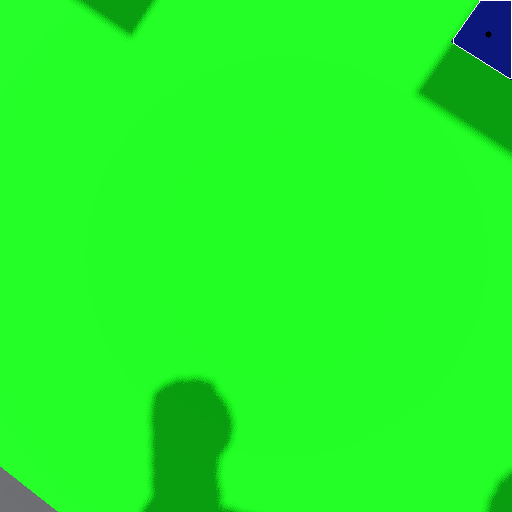
#> input picture logs/vision/vision_01.png, 512 x 512 px
$ python -i object_finder.py   (imports and definitions only)
#> lines starting #> are read from the running program, lines starting #| are printed output that depends on the picture; after the words box and inside, x2 and y2 are one past the last pixel; in counts of white or black regions, pixels touching at a corner belong together
#> further down, picture is the input picture: shape (512, 512, 3); mean B, G, R 38.4, 245.2, 33.9
#
# object_finder.py
#

import cv2
import numpy as np

class ObjectFinder:

    def __init__(self, thr="blue", min_area=80, max_area=25000):
        self.min_area = min_area
        self.max_area = max_area
        self.mode = "hsv"
        self.hsv_ranges = self._hsv_ranges(thr)
        if self.hsv_ranges is None:
            low_threshold, high_threshold = thr
            self.mode = "bgr"
            self.lower_limit = np.array(low_threshold, dtype=np.uint8)
            self.higher_limit = np.array(high_threshold, dtype=np.uint8)

    def _hsv_ranges(self, thr):
        if not isinstance(thr, str):
            return None
        color = thr.lower()
        if color == "blue":
            return [
                (np.array([95, 70, 70], dtype=np.uint8),
                 np.array([135, 255, 255], dtype=np.uint8)),
            ]
        if color == "red":
            return [
                (np.array([0, 45, 35], dtype=np.uint8),
                 np.array([12, 255, 255], dtype=np.uint8)),
                (np.array([170, 45, 35], dtype=np.uint8),
                 np.array([179, 255, 255], dtype=np.uint8)),
            ]
        raise ValueError("Unsupported object color: " + thr)

    def _binary_mask(self, img):
        if self.mode == "bgr":
            return cv2.inRange(img, self.lower_limit, self.higher_limit)

        hsv = cv2.cvtColor(img, cv2.COLOR_BGR2HSV)
#> hsv: shape (512, 512, 3); mean H, S, V 61, 219.9, 246.3
        binary_image = np.zeros(hsv.shape[:2], dtype=np.uint8)
        for lower_limit, higher_limit in self.hsv_ranges:
            binary_image = cv2.bitwise_or(
                binary_image,
                cv2.inRange(hsv, lower_limit, higher_limit),
            )
#> this loop made 1 pass
#> pass 1, in _binary_mask, `binary_image = cv2.bitwise_or( binary_image, cv2.inRange(hsv, lower_li..`:
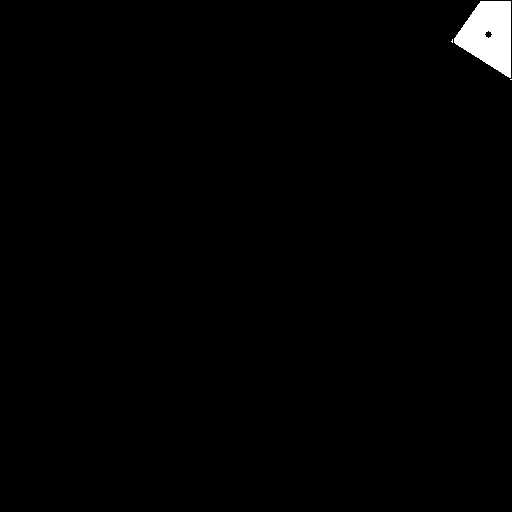
#> binary_image: shape (512, 512); 1.1% white; 3 white regions (2 under 20 px), largest, box (x1, y1, x2, y2) and area: (454, 1, 511, 78) 2889

        kernel = np.ones((5, 5), np.uint8)
        binary_image = cv2.morphologyEx(binary_image, cv2.MORPH_OPEN, kernel)
#> binary_image: shape (512, 512); 1.1% white; 1 white region, box (x1, y1, x2, y2) and area: (454, 1, 511, 76) 2883
        binary_image = cv2.morphologyEx(binary_image, cv2.MORPH_CLOSE, kernel)
#> binary_image: shape (512, 512); 1.1% white; 1 white region
        return binary_image

    def find(self, img):
        binary_image = self._binary_mask(img)
        contours, hierarchy = cv2.findContours(binary_image,
                                                cv2.RETR_EXTERNAL,
                                                cv2.CHAIN_APPROX_NONE)
#> contours = 1 contour; box (x1, y1, x2, y2) and area: (454, 0, 512, 76) 2916

        cx = -1
        cy = -1
        valid_contours = [
            contour for contour in contours
            if self.min_area <= cv2.contourArea(contour) <= self.max_area
        ]
#> valid_contours has the same summary as contours

        if valid_contours:
            cnt = max(valid_contours, key=cv2.contourArea)
#> cnt = contour of 205 points, box (x1, y1, x2, y2) (454, 0, 512, 76), area 2916
            cv2.drawContours(img, [cnt], -1, (255, 255, 255))
#> img: shape (512, 512, 3); 0.04% of pixels changed, all inside (x1, y1, x2, y2) = (454, 1, 511, 76)
            M = cv2.moments(cnt)
#> M = moments, m00 2915.5, centre m10/m00, m01/m00 = (489.2, 34.16)
            if M["m00"] != 0:
                cx = int(M["m10"] / M["m00"])
#> cx = 489
                cy = int(M["m01"] / M["m00"])
#> cy = 34

                cv2.circle(img, (cx, cy), 3, (0,0,0), -1)
#> img: shape (512, 512, 3); mean B, G, R 38.4, 245.3, 34

        return cx, cy, binary_image

>>> import cv2
>>> picture = cv2.imread('../../logs/vision/vision_01.png')
>>> result = ObjectFinder().find(picture)

$ run again, on logs/vision/vision_05.png
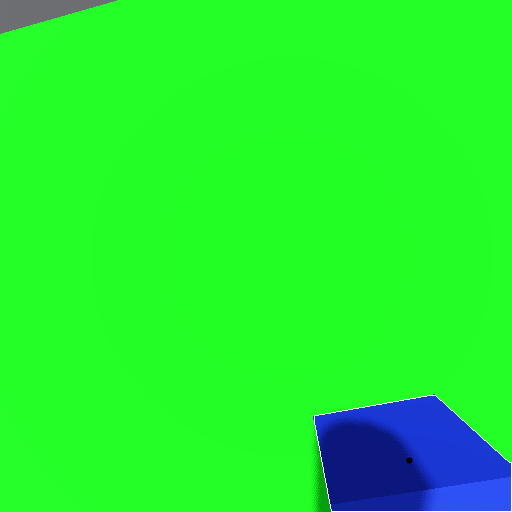
#> input picture logs/vision/vision_05.png, 512 x 512 px
#> picture is the input picture: shape (512, 512, 3); mean B, G, R 49.2, 239.2, 35.5
#> hsv: shape (512, 512, 3); mean H, S, V 64.2, 217.9, 248.5
#> in _binary_mask, `binary_image = cv2.morphologyEx(binary_image, cv2.MORPH_CLOSE, kernel)`:
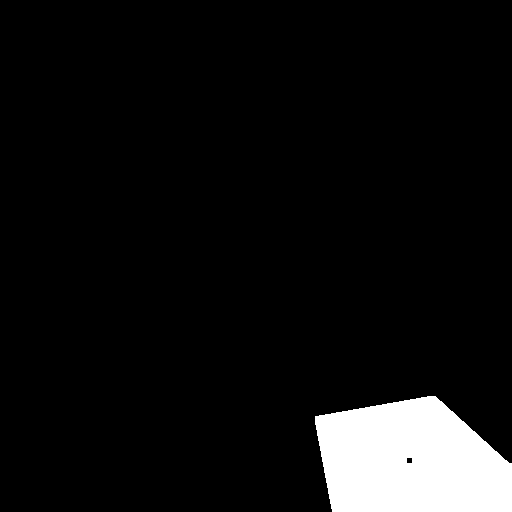
#> binary_image: shape (512, 512); 7% white; 1 white region
#> contours = 1 contour; box (x1, y1, x2, y2) and area: (315, 396, 512, 512) 18012
#> valid_contours has the same summary as contours
#> cnt = contour of 518 points, box (x1, y1, x2, y2) (315, 396, 512, 512), area 18012
#> in find, `cv2.drawContours(img, [cnt], -1, (255, 255, 255))`:
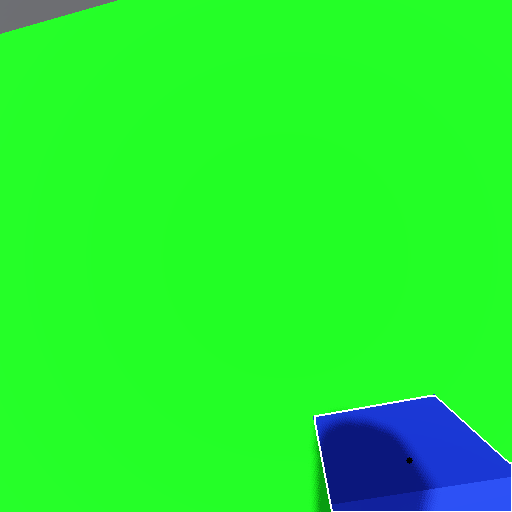
#> img: shape (512, 512, 3); 0.11% of pixels changed, all inside (x1, y1, x2, y2) = (315, 396, 511, 511)
#> M = moments, m00 18012, centre m10/m00, m01/m00 = (410.1, 460.6)
#> cx = 410
#> cy = 460

$ run again, on logs/vision/vision_10.png
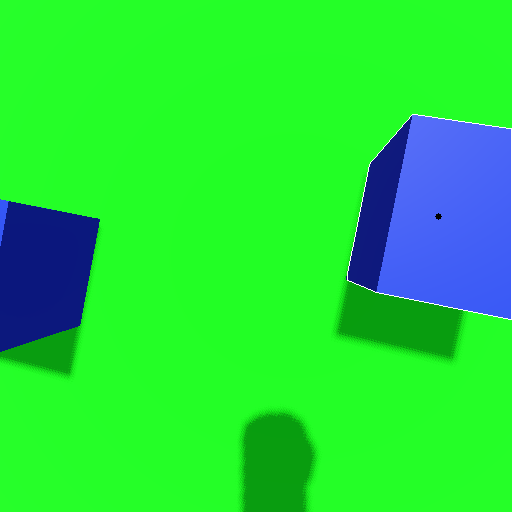
#> input picture logs/vision/vision_10.png, 512 x 512 px
#> picture is the input picture: shape (512, 512, 3); mean B, G, R 60.5, 222.1, 36
#> hsv: shape (512, 512, 3); mean H, S, V 68.1, 217.7, 240.7
#> in _binary_mask, `binary_image = cv2.morphologyEx(binary_image, cv2.MORPH_CLOSE, kernel)`:
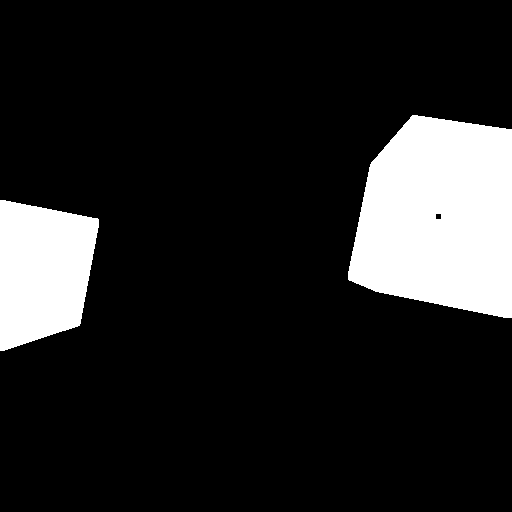
#> binary_image: shape (512, 512); 14.6% white; 2 white regions
#> contours = 2 contours; box (x1, y1, x2, y2) and area: (348, 115, 512, 318) 26352, (0, 200, 99, 351) 11434
#> valid_contours = 1 contour; box (x1, y1, x2, y2) and area: (0, 200, 99, 351) 11434
#> cnt = contour of 433 points, box (x1, y1, x2, y2) (0, 200, 99, 351), area 11434
#> in find, `cv2.drawContours(img, [cnt], -1, (255, 255, 255))`:
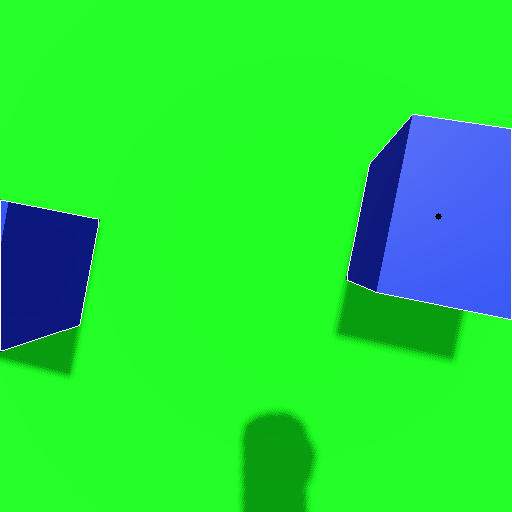
#> img: shape (512, 512, 3); 0.17% of pixels changed, all inside (x1, y1, x2, y2) = (0, 200, 99, 351)
#> M = moments, m00 11433.5, centre m10/m00, m01/m00 = (42.1, 270.8)
#> cx = 42
#> cy = 270

$ run again, on logs/vision/vision_20.png
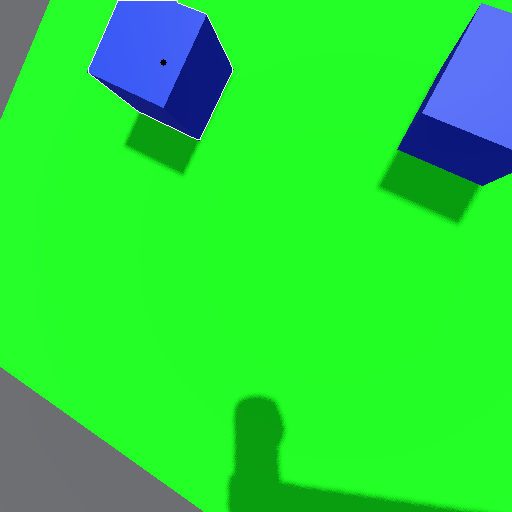
#> input picture logs/vision/vision_20.png, 512 x 512 px
#> picture is the input picture: shape (512, 512, 3); mean B, G, R 58.9, 221.3, 41
#> hsv: shape (512, 512, 3); mean H, S, V 69.3, 203.8, 234.3
#> the loop in _binary_mask, `for lower_limit, higher_limit in self.hsv_ranges:` made 1 pass
#> pass 1, in _binary_mask, `binary_image = cv2.bitwise_or( binary_image, cv2.inRange(hsv, lower_li..`:
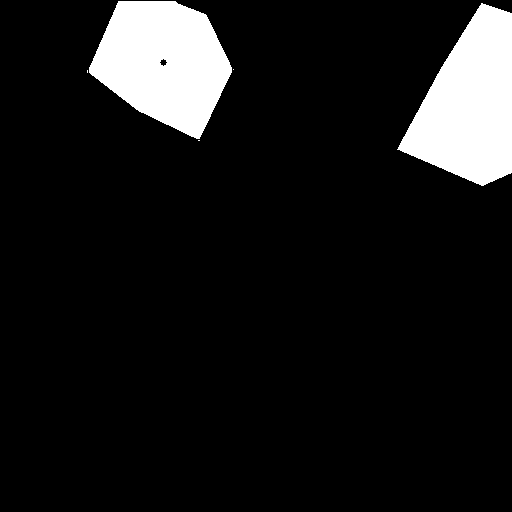
#> binary_image: shape (512, 512); 10.1% white; 5 white regions (3 under 20 px), largest, box (x1, y1, x2, y2) and area: (89, 1, 232, 139) 13233, (397, 3, 512, 186) 13167
#> contours = 2 contours; box (x1, y1, x2, y2) and area: (89, 0, 232, 138) 13120, (399, 4, 512, 185) 12936
#> valid_contours has the same summary as contours
#> cnt = contour of 394 points, box (x1, y1, x2, y2) (89, 0, 232, 138), area 13120
#> in find, `cv2.drawContours(img, [cnt], -1, (255, 255, 255))`:
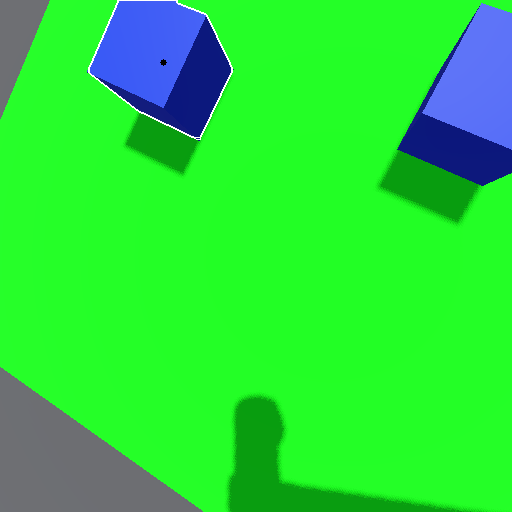
#> img: shape (512, 512, 3); 0.13% of pixels changed, all inside (x1, y1, x2, y2) = (89, 1, 232, 138)
#> M = moments, m00 13120, centre m10/m00, m01/m00 = (163.1, 62.14)
#> cx = 163
#> cy = 62
